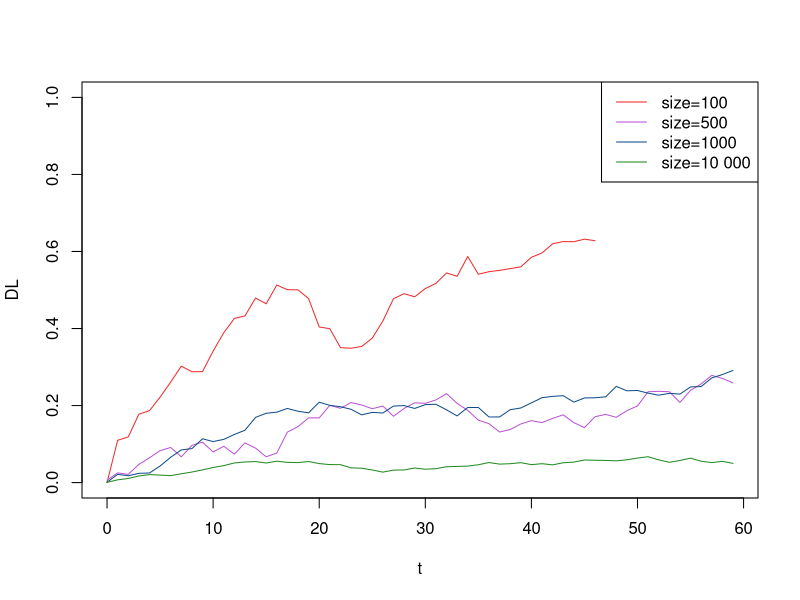

Write R code to recreate this figure.
setwd("~/Documents/LD_Tests/Drift/Control/Ntri")

dataA <- read.table("tabA.csv",header=TRUE)
dataB <- read.table("tabB.csv",header=TRUE)
dataC <- read.table("tabC.csv",header=TRUE)
dataD <- read.table("tabD.csv",header=TRUE)

plot(0:59,dataA$mean_r,type="l",col="firebrick2",ylim=c(0,1),
     ylab="DL",xlab="t")
points(0:59,dataB$mean_r,type="l",col="mediumorchid")
points(0:59,dataC$mean_r,type="l",col="dodgerblue4")
points(0:59,dataD$mean_r,type="l",col="forestgreen")
legend("topright",c("size=100","size=500","size=1000","size=10 000"),
       lty=c(1,1,1),col=c("firebrick2","mediumorchid","dodgerblue4","forestgreen"))
